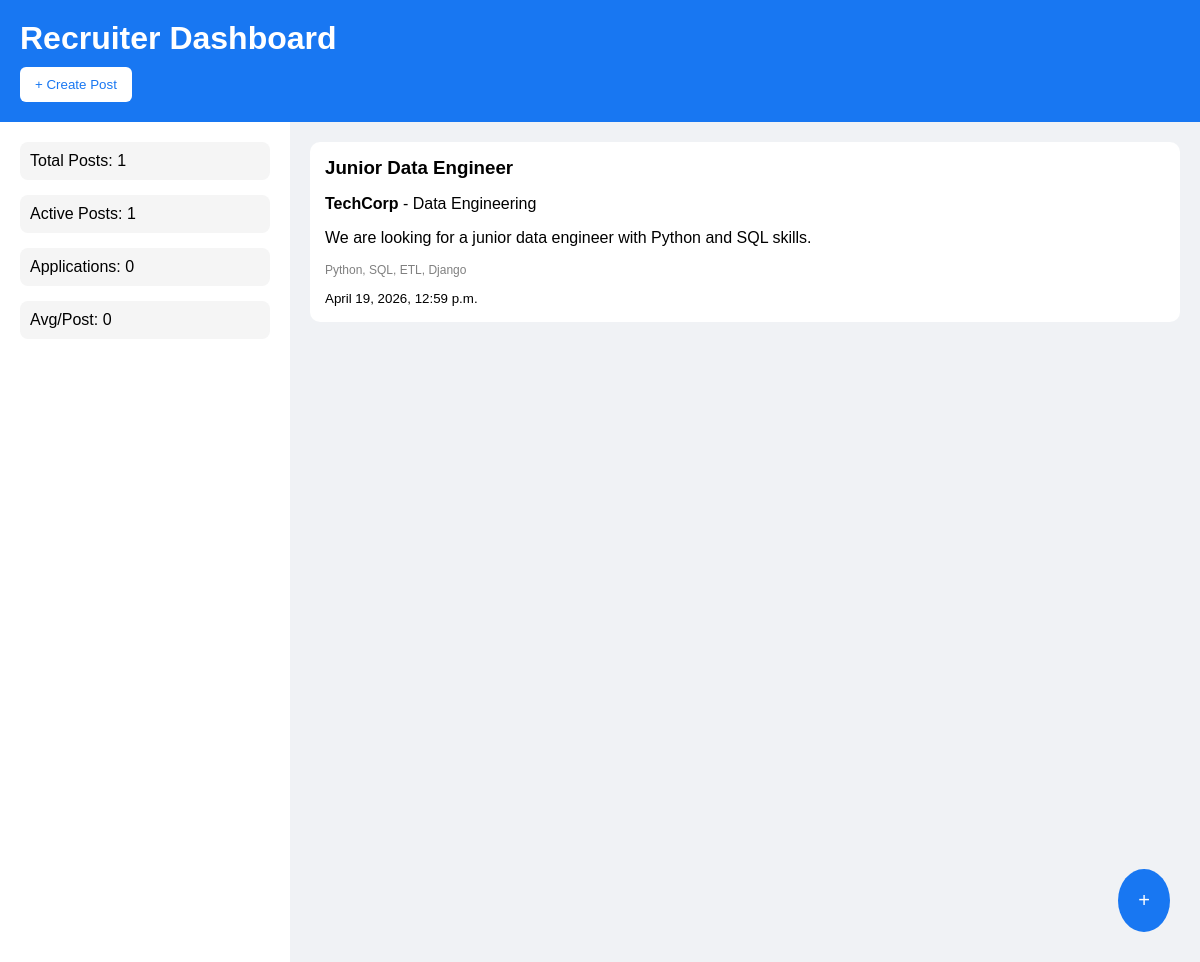
The app's page /api/auth/recruiter/dashboard/ (signed in) with its own data.
### accounts/models.py (models this page shows)
class RecruitmentPost(models.Model):
    recruiter = models.ForeignKey(
        User,
        on_delete=models.CASCADE,
        null=True,
        blank=True,
        related_name="posts"
    )
    title = models.CharField(max_length=255, null=True, blank=True)
    domain = models.CharField(max_length=255, null=True, blank=True)
    description = models.TextField(null=True, blank=True)
    company_name = models.CharField(max_length=255, null=True, blank=True)
    required_skills = models.TextField(null=True, blank=True)
    created_at = models.DateTimeField(auto_now_add=True)
    is_active = models.BooleanField(default=True)

### accounts/views.py (the view)
# urls.py: path("recruiter/dashboard/", recruiter_dashboard_page),
@login_required
def recruiter_dashboard_page(request):
    data = recruiter_dashboard(request)
    return render(request, "accounts/recruiter_dashboard.html", {
        "total_posts": data['total_posts'],
        "active_posts": data['active_posts'],
        "posts": data['posts']
    })

### accounts/views.py (called while the page is built)
def recruiter_dashboard(request):
    user = request.user
    posts = RecruitmentPost.objects.filter(recruiter=user)
    data = {
        "total_posts": posts.count(),
        "active_posts": posts.filter(is_active=True).count(),
        "posts": [
            {
                "id": p.id,
                "title": p.title,
                "company": p.company_name,
                "domain": p.domain,
                "description": p.description[:120],
                "skills": p.required_skills,
                "created_at": p.created_at,
                "is_active": p.is_active
            }
            for p in posts.order_by("-created_at")
        ]
    }
    return data

### templates/accounts/recruiter_dashboard.html (shortened to what this page needs)
<!DOCTYPE html>
<html>
<head>
</head>
<body>
<div class="header">
    <h1>Recruiter Dashboard</h1>
    <button class="create-btn">+ Create Post</button>
</div>
<div class="container">
    <div class="sidebar">
        <div class="metric">Total Posts: {{ total_posts }}</div>
        <div class="metric">Active Posts: {{ active_posts }}</div>
        <div class="metric">Applications: 0</div>
        <div class="metric">Avg/Post: 0</div>
    </div>
    <div class="feed">
        {% for post in posts %}
        <div class="post">
            <h3>{{ post.title }}</h3>
            <p><b>{{ post.company }}</b> - {{ post.domain }}</p>
            <p>{{ post.description }}</p>
            <p class="skills">{{ post.skills }}</p>
            <small>{{ post.created_at }}</small>
        </div>
        {% endfor %}
    </div>
</div>
<div class="floating">+</div>
</body>
</html>

### templates/accounts/recruiter_dashboard.html (style rules this page uses)
body { margin: 0; font-family: Arial; background: #f0f2f5; }
.header { background: #1877f2; color: white; padding: 20px; }
.header h1 { margin: 0; }
.create-btn { background: white; color: #1877f2; padding: 10px 15px; border: none; border-radius: 6px; cursor: pointer; margin-top: 10px; }
.container { display: flex; }
.sidebar { width: 250px; background: white; padding: 20px; height: 100vh; position: sticky; top: 0; }
.metric { margin-bottom: 15px; padding: 10px; background: #f5f5f5; border-radius: 8px; }
.feed { flex: 1; padding: 20px; }
.post { background: white; padding: 15px; margin-bottom: 15px; border-radius: 10px; }
.post h3 { margin: 0; }
.skills { color: rgb(128, 128, 128); font-size: 12px; }
.floating { position: fixed; bottom: 30px; right: 30px; background: #1877f2; color: white; border-radius: 50%; padding: 20px; font-size: 20px; cursor: pointer; }

### records on screen
RecruitmentPost: title "Junior Data Engineer", company "TechCorp", domain "Data Engineering", description "We are looking for a junior data engineer with Python and SQL skills.", skills "Python, SQL, ETL, Django", created_at "April 19, 2026, 12:59 p.m."

### other values on screen
{{ total_posts }} "1"
{{ active_posts }} "1"
